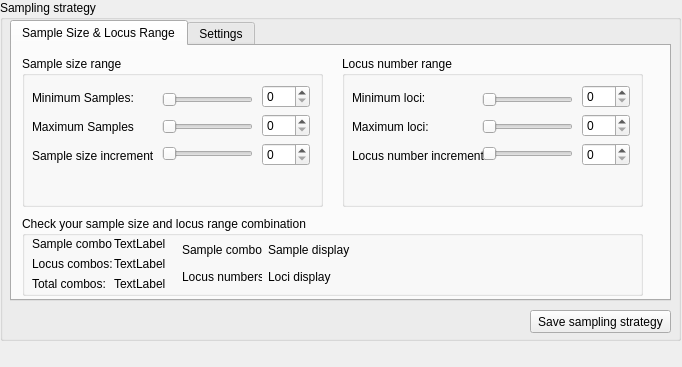
      <widget class="QWidget" name="page_8">
       <property name="geometry">
        <rect>
         <x>0</x>
         <y>0</y>
         <width>682</width>
         <height>367</height>
        </rect>
       </property>
       <attribute name="label">
        <string>Step 5 - Create / modify sampling strategy</string>
       </attribute>
       <widget class="QGroupBox" name="groupBox_28">
        <property name="geometry">
         <rect>
          <x>0</x>
          <y>0</y>
          <width>681</width>
          <height>341</height>
         </rect>
        </property>
        <property name="title">
         <string>Sampling strategy</string>
        </property>
        <widget class="QPushButton" name="pushButton_9">
         <property name="geometry">
          <rect>
           <x>530</x>
           <y>310</y>
           <width>141</width>
           <height>23</height>
          </rect>
         </property>
         <property name="text">
          <string>Save sampling strategy</string>
         </property>
        </widget>
        <widget class="QTabWidget" name="tabWidget_4">
         <property name="geometry">
          <rect>
           <x>10</x>
           <y>20</y>
           <width>661</width>
           <height>281</height>
          </rect>
         </property>
         <property name="currentIndex">
          <number>0</number>
         </property>
         <widget class="QWidget" name="tab_5">
          <attribute name="title">
           <string>Sample Size &amp;&amp; Locus Range</string>
          </attribute>
          <widget class="QGroupBox" name="groupBox_29">
           <property name="geometry">
            <rect>
             <x>10</x>
             <y>10</y>
             <width>301</width>
             <height>151</height>
            </rect>
           </property>
           <property name="title">
            <string>Sample size range</string>
           </property>
           <widget class="QWidget" name="layoutWidget_43">
            <property name="geometry">
             <rect>
              <x>10</x>
              <y>30</y>
              <width>130</width>
              <height>81</height>
             </rect>
            </property>
            <layout class="QVBoxLayout" name="verticalLayout_43">
             <item>
              <widget class="QLabel" name="label_61">
               <property name="text">
                <string>Minimum Samples:</string>
               </property>
              </widget>
             </item>
             <item>
              <widget class="QLabel" name="label_62">
               <property name="text">
                <string>Maximum Samples</string>
               </property>
              </widget>
             </item>
             <item>
              <widget class="QLabel" name="label_63">
               <property name="text">
                <string>Sample size increment</string>
               </property>
              </widget>
             </item>
            </layout>
           </widget>
           <widget class="QWidget" name="layoutWidget_44">
            <property name="geometry">
             <rect>
              <x>140</x>
              <y>30</y>
              <width>91</width>
              <height>81</height>
             </rect>
            </property>
            <layout class="QVBoxLayout" name="verticalLayout_44">
             <item>
              <widget class="QSlider" name="horizontalSlider_48">
               <property name="orientation">
                <enum>Qt::Horizontal</enum>
               </property>
              </widget>
             </item>
             <item>
              <widget class="QSlider" name="horizontalSlider_49">
               <property name="orientation">
                <enum>Qt::Horizontal</enum>
               </property>
              </widget>
             </item>
             <item>
              <widget class="QSlider" name="horizontalSlider_50">
               <property name="orientation">
                <enum>Qt::Horizontal</enum>
               </property>
              </widget>
             </item>
            </layout>
           </widget>
           <widget class="QWidget" name="layoutWidget_45">
            <property name="geometry">
             <rect>
              <x>240</x>
              <y>29</y>
              <width>48</width>
              <height>81</height>
             </rect>
            </property>
            <layout class="QVBoxLayout" name="verticalLayout_45">
             <property name="sizeConstraint">
              <enum>QLayout::SetMinimumSize</enum>
             </property>
             <item>
              <widget class="QSpinBox" name="spinBox_40"/>
             </item>
             <item>
              <widget class="QSpinBox" name="spinBox_41"/>
             </item>
             <item>
              <widget class="QSpinBox" name="spinBox_42"/>
             </item>
            </layout>
           </widget>
          </widget>
          <widget class="QGroupBox" name="groupBox_30">
           <property name="geometry">
            <rect>
             <x>330</x>
             <y>10</y>
             <width>301</width>
             <height>151</height>
            </rect>
           </property>
           <property name="title">
            <string>Locus number range</string>
           </property>
           <widget class="QWidget" name="layoutWidget_46">
            <property name="geometry">
             <rect>
              <x>10</x>
              <y>30</y>
              <width>145</width>
              <height>81</height>
             </rect>
            </property>
            <layout class="QVBoxLayout" name="verticalLayout_46">
             <item>
              <widget class="QLabel" name="label_64">
               <property name="text">
                <string>Minimum loci:</string>
               </property>
              </widget>
             </item>
             <item>
              <widget class="QLabel" name="label_65">
               <property name="text">
                <string>Maximum loci:</string>
               </property>
              </widget>
             </item>
             <item>
              <widget class="QLabel" name="label_66">
               <property name="text">
                <string>Locus number increment:</string>
               </property>
              </widget>
             </item>
            </layout>
           </widget>
           <widget class="QWidget" name="layoutWidget_47">
            <property name="geometry">
             <rect>
              <x>140</x>
              <y>30</y>
              <width>91</width>
              <height>81</height>
             </rect>
            </property>
            <layout class="QVBoxLayout" name="verticalLayout_47">
             <item>
              <widget class="QSlider" name="horizontalSlider_51">
               <property name="orientation">
                <enum>Qt::Horizontal</enum>
               </property>
              </widget>
             </item>
             <item>
              <widget class="QSlider" name="horizontalSlider_52">
               <property name="orientation">
                <enum>Qt::Horizontal</enum>
               </property>
              </widget>
             </item>
             <item>
              <widget class="QSlider" name="horizontalSlider_53">
               <property name="orientation">
                <enum>Qt::Horizontal</enum>
               </property>
              </widget>
             </item>
            </layout>
           </widget>
           <widget class="QWidget" name="layoutWidget_48">
            <property name="geometry">
             <rect>
              <x>240</x>
              <y>29</y>
              <width>48</width>
              <height>81</height>
             </rect>
            </property>
            <layout class="QVBoxLayout" name="verticalLayout_48">
             <item>
              <widget class="QSpinBox" name="spinBox_43"/>
             </item>
             <item>
              <widget class="QSpinBox" name="spinBox_44"/>
             </item>
             <item>
              <widget class="QSpinBox" name="spinBox_45"/>
             </item>
            </layout>
           </widget>
          </widget>
          <widget class="QGroupBox" name="groupBox_8">
           <property name="geometry">
            <rect>
             <x>10</x>
             <y>170</y>
             <width>621</width>
             <height>80</height>
            </rect>
           </property>
           <property name="title">
            <string>Check your sample size and locus range combination</string>
           </property>
           <widget class="QWidget" name="layoutWidget">
            <property name="geometry">
             <rect>
              <x>10</x>
              <y>20</y>
              <width>134</width>
              <height>15</height>
             </rect>
            </property>
            <layout class="QHBoxLayout" name="horizontalLayout_2">
             <item>
              <widget class="QLabel" name="label_18">
               <property name="minimumSize">
                <size>
                 <width>80</width>
                 <height>0</height>
                </size>
               </property>
               <property name="maximumSize">
                <size>
                 <width>80</width>
                 <height>16777215</height>
                </size>
               </property>
               <property name="text">
                <string>Sample combos:</string>
               </property>
              </widget>
             </item>
             <item>
              <widget class="QLabel" name="label_25">
               <property name="text">
                <string>TextLabel</string>
               </property>
              </widget>
             </item>
            </layout>
           </widget>
           <widget class="QWidget" name="layoutWidget">
            <property name="geometry">
             <rect>
              <x>10</x>
              <y>40</y>
              <width>134</width>
              <height>16</height>
             </rect>
            </property>
            <layout class="QHBoxLayout" name="horizontalLayout_7">
             <item>
              <widget class="QLabel" name="label_19">
               <property name="minimumSize">
                <size>
                 <width>80</width>
                 <height>0</height>
                </size>
               </property>
               <property name="maximumSize">
                <size>
                 <width>80</width>
                 <height>16777215</height>
                </size>
               </property>
               <property name="text">
                <string>Locus combos:</string>
               </property>
              </widget>
             </item>
             <item>
              <widget class="QLabel" name="label_26">
               <property name="text">
                <string>TextLabel</string>
               </property>
              </widget>
             </item>
            </layout>
           </widget>
           <widget class="QWidget" name="layoutWidget">
            <property name="geometry">
             <rect>
              <x>10</x>
              <y>60</y>
              <width>134</width>
              <height>16</height>
             </rect>
            </property>
            <layout class="QHBoxLayout" name="horizontalLayout_8">
             <item>
              <widget class="QLabel" name="label_20">
               <property name="minimumSize">
                <size>
                 <width>80</width>
                 <height>0</height>
                </size>
               </property>
               <property name="maximumSize">
                <size>
                 <width>80</width>
                 <height>16777215</height>
                </size>
               </property>
               <property name="text">
                <string>Total combos:</string>
               </property>
              </widget>
             </item>
             <item>
              <widget class="QLabel" name="label_27">
               <property name="text">
                <string>TextLabel</string>
               </property>
              </widget>
             </item>
            </layout>
           </widget>
           <widget class="QWidget" name="layoutWidget">
            <property name="geometry">
             <rect>
              <x>160</x>
              <y>26</y>
              <width>451</width>
              <height>16</height>
             </rect>
            </property>
            <layout class="QHBoxLayout" name="horizontalLayout_9">
             <item>
              <widget class="QLabel" name="label_21">
               <property name="minimumSize">
                <size>
                 <width>80</width>
                 <height>0</height>
                </size>
               </property>
               <property name="maximumSize">
                <size>
                 <width>80</width>
                 <height>16777215</height>
                </size>
               </property>
               <property name="text">
                <string>Sample combos:</string>
               </property>
              </widget>
             </item>
             <item>
              <widget class="QLabel" name="label_23">
               <property name="text">
                <string>Sample display</string>
               </property>
              </widget>
             </item>
            </layout>
           </widget>
           <widget class="QWidget" name="layoutWidget">
            <property name="geometry">
             <rect>
              <x>160</x>
              <y>53</y>
              <width>451</width>
              <height>16</height>
             </rect>
            </property>
            <layout class="QHBoxLayout" name="horizontalLayout_33">
             <item>
              <widget class="QLabel" name="label_22">
               <property name="minimumSize">
                <size>
                 <width>80</width>
                 <height>0</height>
                </size>
               </property>
               <property name="maximumSize">
                <size>
                 <width>80</width>
                 <height>16777215</height>
                </size>
               </property>
               <property name="text">
                <string>Locus numbers:</string>
               </property>
              </widget>
             </item>
             <item>
              <widget class="QLabel" name="label_24">
               <property name="text">
                <string>Loci display</string>
               </property>
              </widget>
             </item>
            </layout>
           </widget>
          </widget>
         </widget>
         <widget class="QWidget" name="tab_9">
          <attribute name="title">
           <string>Settings</string>
          </attribute>
         </widget>
        </widget>
       </widget>
      </widget>
